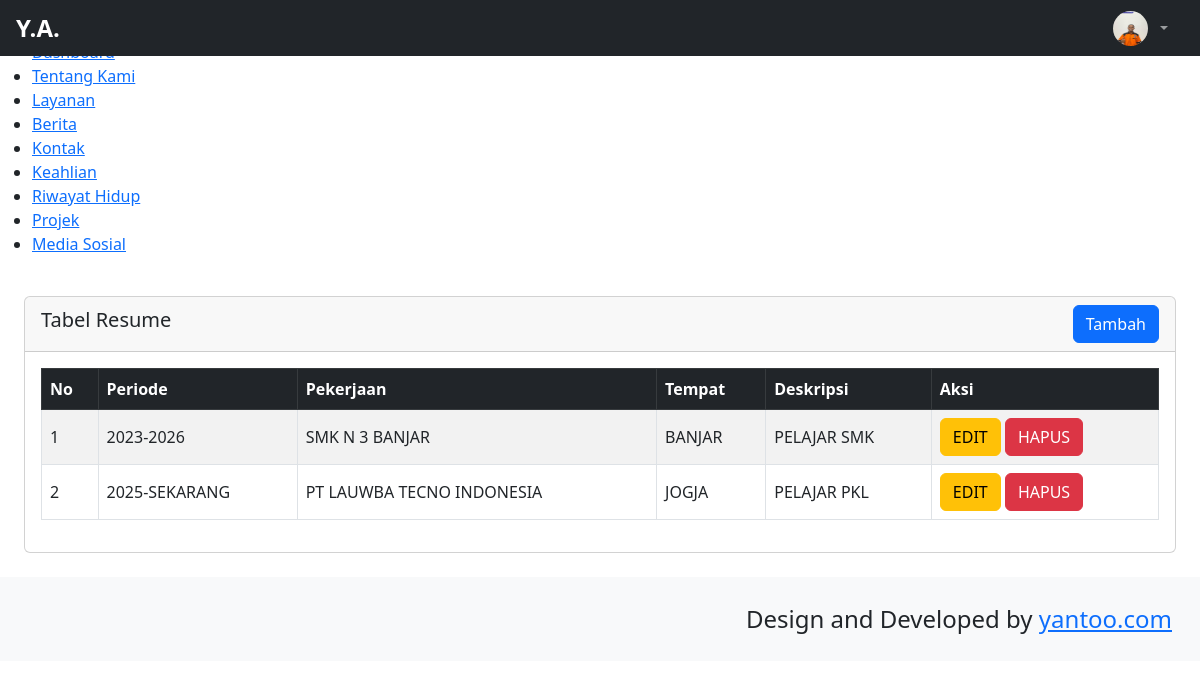
The app's page /backend/pages/resume/index.php with its own data.
### tables this page shows
CREATE TABLE `abouts` (
  `id` bigint NOT NULL,
  `name` varchar(255) NOT NULL,
  `bron` date NOT NULL,
  `address` text NOT NULL,
  `zip_code` int NOT NULL,
  `email` varchar(255) NOT NULL,
  `phone` varchar(255) NOT NULL,
  `total_project` int NOT NULL,
  `work` varchar(255) NOT NULL,
  `image` text NOT NULL,
  `description` text NOT NULL
);

CREATE TABLE `resumes` (
  `id` bigint NOT NULL,
  `date` varchar(255) NOT NULL,
  `job` varchar(255) NOT NULL,
  `place` varchar(255) NOT NULL,
  `description` text NOT NULL
);

### backend/pages/resume/index.php (the view)
<?php
    include '../../partials/header.php';
    include '../../partials/sidebar.php';
    include '../../partials/navbar.php';
    $resume ="SELECT * FROM resumes";
    $result = mysqli_query($connect, $resume) or die(mysqli_error($connect));
?>
  <div id="layoutSidenav_content">
<div class="row p-4">
    <div class="col-12">
        <div class="card">
            <div class="card-header d-flex align-items-center justify-content-between">
                <h5>Tabel Resume</h5>
                <a href="./create.php" class="btn btn-primary">Tambah</a>
            </div>
            <div class="card-body">
                <div class="tabel-responsive">
              <table class="table table-bordered table-striped align-middle">
                      <thead class="table-dark">
                            <tr>
                                <th>No</th>
                                <th>Periode</th>
                                <th>Pekerjaan</th>
                                <th>Tempat</th>
                                <th>Deskripsi</th>
                                <th>Aksi</th>
                            </tr>
                        </thead>
                        <tbody class="text-uppercase">
                            <?php
                                $no =1;
                                while($item =$result->fetch_object()):
                            ?>
                            <tr>
                                <td><?= $no?></td>
                                <td><?= $item->date?></td>
                                <td><?= $item->job?></td>
                                <td><?= $item->place?></td>
                                <td><?= $item->description?></td>
                                <td>
                                  <a href="./edit.php?id=<?= $item->id?>" class="btn btn-warning">Edit</a>
                                    <a href="../../actions/resume/destroy.php?id=<?= $item->id?>" class="btn btn-danger" onclick="retrun confirm('Apakah anda yakin?')">Hapus</a>
                                </td>
                            </tr>
                            <?php
                            $no++;
                            endwhile;
                            ?>
                        </tbody>
                    </table>
                </div>
            </div>
        </div>
    </div>
</div>
     <?php
    include '../../partials/footer.php';
    include '../../partials/script.php';
   ?>

### backend/partials/navbar.php (shortened to what this page needs)
    <?php
        $qAbout = "SELECT * FROM abouts";
        $result = mysqli_query($connect, $qAbout) or die(mysqli_error($connect));
        $item = $result->fetch_object();
    ?>
    <body class="sb-nav-fixed">
        <nav class="sb-topnav navbar navbar-expand navbar-dark bg-dark ">
 <a class="navbar-brand ps-3 d-flex align-items-center gap-2" href="index.php">
    <span class="fw-bold fs-4">Y.A.</span>
</a>
            <ul class="navbar-nav ms-auto ms-md-0 me-3 me-lg-4">
                <li class="nav-item dropdown">
                    <a class="nav-link dropdown-toggle d-flex align-items-center gap-2" id="navbarDropdown" href="#" role="button"
                    data-bs-toggle="dropdown" aria-expanded="false">
                        <img src="../../../storages/about/<?= $item->image ?>" alt="Profile"
                            width="35" height="35" class="rounded-circle" />
                    </a>
                </li>
            </ul>
        </nav>

### backend/partials/header.php (style rules this page uses)
html, body { margin: 0; padding: 0; overflow-x: hidden; }

### records on screen
abouts: image (picture)
resumes: date "2023-2026", job "SMK N 3 BANJAR", place "BANJAR", description "PELAJAR SMK"
resumes: date "2025-SEKARANG", job "PT LAUWBA TECNO INDONESIA", place "JOGJA", description "PELAJAR PKL"
